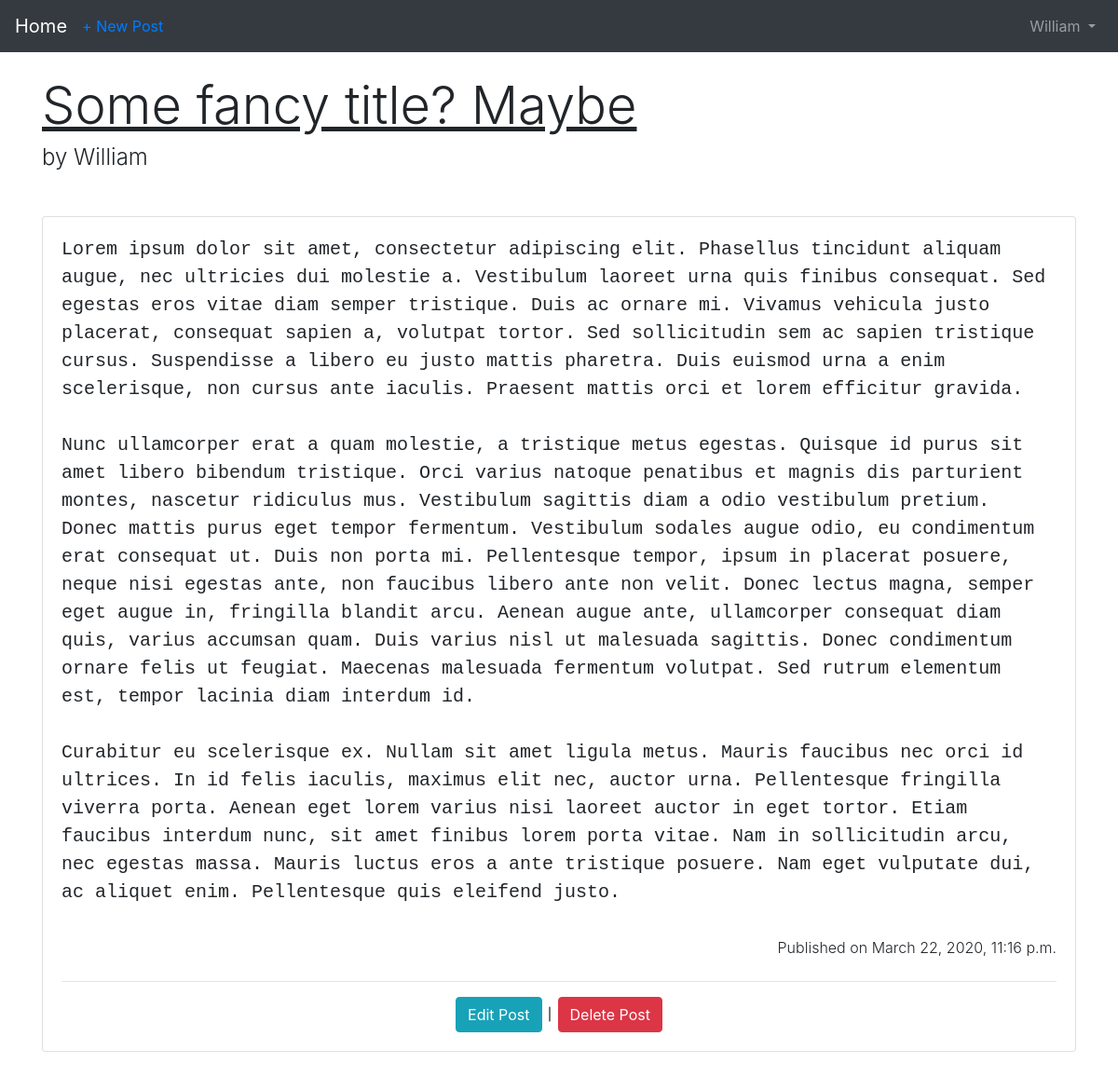
The app's page /post/2/ (signed in) with its own data.
### blog/models.py (models this page shows, shortened)
class Post(models.Model):
    title = models.CharField(max_length=200)
    author = models.ForeignKey(
        'auth.User',
        on_delete=models.CASCADE
    )
    body = models.TextField()
    date = models.DateTimeField(auto_now_add=True,)

### blog/views.py (the view)
# urls.py: path('post/<int:pk>/', BlogDetailView.as_view(), name='post_detail'),
class BlogDetailView(DetailView):
	model = Post
	template_name = 'post_detail.html'
	context_object_name = 'object'

### templates/post_detail.html
{% extends 'base.html' %}
{% block content %}
    <h2 class="display-4 mb-2"><u>{{ object.title }}</u></h2>
    <h4 class="display-5 mb-4 font-weight-light">by {{ object.author }}</h4>
	<div class="card mb-5 mt-5" style="max-width: 100%;">
    <div class="card-body">
        <div class="card-text">
            <pre class="lead" style="white-space: pre-line;">
            {{ object.body }}
            </pre>
        </div>
        <div class="mt-3 float-right font-weight-light">Published on {{ object.date }}</div>
        {% if user.is_authenticated %}
        <br><br><hr>
        <div class="mt-3" style="text-align: center">
            <a href="{% url 'post_edit' object.pk %}" class="btn btn-info">Edit Post</a> &mid; <a href="{% url 'post_delete' object.pk %}" class="btn btn-danger">Delete Post</a>
        </div>
        {% endif %}
    </div>
	</div>
{% endblock content %}

### templates/base.html (shortened to what this page needs)
{% load static %}
<html>
<head>
    <link rel="stylesheet" href="https://stackpath.bootstrapcdn.com/bootstrap/4.1.3/css/bootstrap.min.css">
</head>
<body>
    <nav class="navbar navbar-expand-md navbar-dark bg-dark mb-4">
        <a class="navbar-brand" href="{% url 'home' %}">Home</a>
        {% if user.is_authenticated %}
            <ul class="navbar-nav mr-auto">
                <li class="nav-item">
                    <a href="{% url 'post_new' %}">+ New Post</a>
                </li>
            </ul>
        {% endif %}
        <div class="collapse navbar-collapse" id="navbarCollapse">
            {% if user.is_authenticated %}
                <ul class="navbar-nav ml-auto">
                    <li class="nav-item">
                        <a class="nav-link dropdown-toggle" href="#" id="userMenu" data-toggle="dropdown" aria-haspopup="true" aria-expanded="false">
                            {{ user.username }}
                        </a>
                    </li>
                </ul>
            {% else %}
                <form class="form-inline ml-auto mb-auto">
                    <a href="{% url 'login' %}" class="btn btn-outline-secondary">Log In</a>
                </form>
            {% endif %}
        </div>
    </nav>
    <div class="container">
        {% block content %}
        {% endblock content %}
    </div>
</body>
</html>

### records on screen
Post: title "Some fancy title? Maybe", author "William", body "Lorem ipsum dolor sit amet, consectetur adipiscing elit. Phasellus tincidunt aliquam augue, nec ultricies dui molestie a. Vestibulum laoreet urna quis finibus consequat. Sed egestas eros vitae diam semper tristique. Duis ac ornare mi. Vivamus vehicula justo placerat, consequat sapien a, volutpat tortor. Sed sollicitudin sem ac sapien tristique cursus. Suspendisse a libero eu justo mattis pharetra. Duis euismod urna a enim scelerisque, non cursus ante iaculis. Praesent mattis orci et lorem efficitur gravida. Nunc ullamcorper erat a quam molestie, a tristique metus egestas. Quisque id purus sit amet libero bibendum tristique. Orci varius natoque penatibus et magnis dis parturient montes,…", date "March 22, 2020, 11:16 p.m."

### other values on screen
{{ user.username }} "William"
